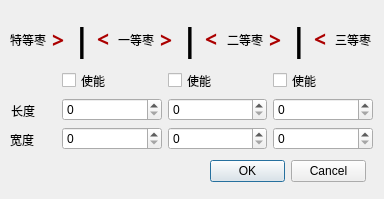
<?xml version="1.0" encoding="UTF-8"?>
<ui version="4.0">
 <class>QClassSetupDlg</class>
 <widget class="QDialog" name="QClassSetupDlg">
  <property name="geometry">
   <rect>
    <x>0</x>
    <y>0</y>
    <width>384</width>
    <height>199</height>
   </rect>
  </property>
  <property name="minimumSize">
   <size>
    <width>384</width>
    <height>0</height>
   </size>
  </property>
  <property name="windowTitle">
   <string>Dialog</string>
  </property>
  <widget class="QDialogButtonBox" name="buttonBox">
   <property name="geometry">
    <rect>
     <x>210</x>
     <y>160</y>
     <width>156</width>
     <height>23</height>
    </rect>
   </property>
   <property name="orientation">
    <enum>Qt::Horizontal</enum>
   </property>
   <property name="standardButtons">
    <set>QDialogButtonBox::Cancel|QDialogButtonBox::Ok</set>
   </property>
  </widget>
  <widget class="QLabel" name="label_5">
   <property name="geometry">
    <rect>
     <x>11</x>
     <y>103</y>
     <width>31</width>
     <height>16</height>
    </rect>
   </property>
   <property name="text">
    <string>长度</string>
   </property>
  </widget>
  <widget class="QLabel" name="label_6">
   <property name="geometry">
    <rect>
     <x>10</x>
     <y>130</y>
     <width>31</width>
     <height>20</height>
    </rect>
   </property>
   <property name="text">
    <string>宽度</string>
   </property>
  </widget>
  <widget class="QLabel" name="label_7">
   <property name="geometry">
    <rect>
     <x>11</x>
     <y>69</y>
     <width>54</width>
     <height>16</height>
    </rect>
   </property>
   <property name="minimumSize">
    <size>
     <width>54</width>
     <height>0</height>
    </size>
   </property>
   <property name="text">
    <string/>
   </property>
  </widget>
  <widget class="QWidget" name="">
   <property name="geometry">
    <rect>
     <x>10</x>
     <y>20</y>
     <width>361</width>
     <height>39</height>
    </rect>
   </property>
   <layout class="QHBoxLayout" name="horizontalLayout">
    <item>
     <widget class="QLabel" name="label">
      <property name="text">
       <string>特等枣</string>
      </property>
     </widget>
    </item>
    <item>
     <widget class="QLabel" name="label_24">
      <property name="maximumSize">
       <size>
        <width>54</width>
        <height>16777215</height>
       </size>
      </property>
      <property name="palette">
       <palette>
        <active>
         <colorrole role="WindowText">
          <brush brushstyle="SolidPattern">
           <color alpha="255">
            <red>171</red>
            <green>0</green>
            <blue>0</blue>
           </color>
          </brush>
         </colorrole>
        </active>
        <inactive>
         <colorrole role="WindowText">
          <brush brushstyle="SolidPattern">
           <color alpha="255">
            <red>171</red>
            <green>0</green>
            <blue>0</blue>
           </color>
          </brush>
         </colorrole>
        </inactive>
        <disabled>
         <colorrole role="WindowText">
          <brush brushstyle="SolidPattern">
           <color alpha="255">
            <red>120</red>
            <green>120</green>
            <blue>120</blue>
           </color>
          </brush>
         </colorrole>
        </disabled>
       </palette>
      </property>
      <property name="font">
       <font>
        <family>AcadEref</family>
        <pointsize>16</pointsize>
        <weight>75</weight>
        <italic>false</italic>
        <bold>true</bold>
       </font>
      </property>
      <property name="text">
       <string>&gt;</string>
      </property>
     </widget>
    </item>
    <item>
     <widget class="QLabel" name="label_28">
      <property name="maximumSize">
       <size>
        <width>54</width>
        <height>16777215</height>
       </size>
      </property>
      <property name="palette">
       <palette>
        <active>
         <colorrole role="WindowText">
          <brush brushstyle="SolidPattern">
           <color alpha="255">
            <red>0</red>
            <green>0</green>
            <blue>0</blue>
           </color>
          </brush>
         </colorrole>
        </active>
        <inactive>
         <colorrole role="WindowText">
          <brush brushstyle="SolidPattern">
           <color alpha="255">
            <red>0</red>
            <green>0</green>
            <blue>0</blue>
           </color>
          </brush>
         </colorrole>
        </inactive>
        <disabled>
         <colorrole role="WindowText">
          <brush brushstyle="SolidPattern">
           <color alpha="255">
            <red>120</red>
            <green>120</green>
            <blue>120</blue>
           </color>
          </brush>
         </colorrole>
        </disabled>
       </palette>
      </property>
      <property name="font">
       <font>
        <family>AcadEref</family>
        <pointsize>24</pointsize>
        <weight>75</weight>
        <italic>false</italic>
        <bold>true</bold>
       </font>
      </property>
      <property name="text">
       <string>|</string>
      </property>
     </widget>
    </item>
    <item>
     <widget class="QLabel" name="label_29">
      <property name="maximumSize">
       <size>
        <width>54</width>
        <height>16777215</height>
       </size>
      </property>
      <property name="palette">
       <palette>
        <active>
         <colorrole role="WindowText">
          <brush brushstyle="SolidPattern">
           <color alpha="255">
            <red>171</red>
            <green>0</green>
            <blue>0</blue>
           </color>
          </brush>
         </colorrole>
        </active>
        <inactive>
         <colorrole role="WindowText">
          <brush brushstyle="SolidPattern">
           <color alpha="255">
            <red>171</red>
            <green>0</green>
            <blue>0</blue>
           </color>
          </brush>
         </colorrole>
        </inactive>
        <disabled>
         <colorrole role="WindowText">
          <brush brushstyle="SolidPattern">
           <color alpha="255">
            <red>120</red>
            <green>120</green>
            <blue>120</blue>
           </color>
          </brush>
         </colorrole>
        </disabled>
       </palette>
      </property>
      <property name="font">
       <font>
        <family>AcadEref</family>
        <pointsize>16</pointsize>
        <weight>75</weight>
        <italic>false</italic>
        <bold>true</bold>
       </font>
      </property>
      <property name="text">
       <string>&lt;</string>
      </property>
     </widget>
    </item>
    <item>
     <widget class="QLabel" name="label_2">
      <property name="text">
       <string>一等枣</string>
      </property>
     </widget>
    </item>
    <item>
     <widget class="QLabel" name="label_25">
      <property name="maximumSize">
       <size>
        <width>54</width>
        <height>16777215</height>
       </size>
      </property>
      <property name="palette">
       <palette>
        <active>
         <colorrole role="WindowText">
          <brush brushstyle="SolidPattern">
           <color alpha="255">
            <red>171</red>
            <green>0</green>
            <blue>0</blue>
           </color>
          </brush>
         </colorrole>
        </active>
        <inactive>
         <colorrole role="WindowText">
          <brush brushstyle="SolidPattern">
           <color alpha="255">
            <red>171</red>
            <green>0</green>
            <blue>0</blue>
           </color>
          </brush>
         </colorrole>
        </inactive>
        <disabled>
         <colorrole role="WindowText">
          <brush brushstyle="SolidPattern">
           <color alpha="255">
            <red>120</red>
            <green>120</green>
            <blue>120</blue>
           </color>
          </brush>
         </colorrole>
        </disabled>
       </palette>
      </property>
      <property name="font">
       <font>
        <family>AcadEref</family>
        <pointsize>16</pointsize>
        <weight>75</weight>
        <italic>false</italic>
        <bold>true</bold>
       </font>
      </property>
      <property name="text">
       <string>&gt;</string>
      </property>
     </widget>
    </item>
    <item>
     <widget class="QLabel" name="label_30">
      <property name="maximumSize">
       <size>
        <width>54</width>
        <height>16777215</height>
       </size>
      </property>
      <property name="palette">
       <palette>
        <active>
         <colorrole role="WindowText">
          <brush brushstyle="SolidPattern">
           <color alpha="255">
            <red>0</red>
            <green>0</green>
            <blue>0</blue>
           </color>
          </brush>
         </colorrole>
        </active>
        <inactive>
         <colorrole role="WindowText">
          <brush brushstyle="SolidPattern">
           <color alpha="255">
            <red>0</red>
            <green>0</green>
            <blue>0</blue>
           </color>
          </brush>
         </colorrole>
        </inactive>
        <disabled>
         <colorrole role="WindowText">
          <brush brushstyle="SolidPattern">
           <color alpha="255">
            <red>120</red>
            <green>120</green>
            <blue>120</blue>
           </color>
          </brush>
         </colorrole>
        </disabled>
       </palette>
      </property>
      <property name="font">
       <font>
        <family>AcadEref</family>
        <pointsize>24</pointsize>
        <weight>75</weight>
        <italic>false</italic>
        <bold>true</bold>
       </font>
      </property>
      <property name="text">
       <string>|</string>
      </property>
     </widget>
    </item>
    <item>
     <widget class="QLabel" name="label_31">
      <property name="maximumSize">
       <size>
        <width>54</width>
        <height>16777215</height>
       </size>
      </property>
      <property name="palette">
       <palette>
        <active>
         <colorrole role="WindowText">
          <brush brushstyle="SolidPattern">
           <color alpha="255">
            <red>171</red>
            <green>0</green>
            <blue>0</blue>
           </color>
          </brush>
         </colorrole>
        </active>
        <inactive>
         <colorrole role="WindowText">
          <brush brushstyle="SolidPattern">
           <color alpha="255">
            <red>171</red>
            <green>0</green>
            <blue>0</blue>
           </color>
          </brush>
         </colorrole>
        </inactive>
        <disabled>
         <colorrole role="WindowText">
          <brush brushstyle="SolidPattern">
           <color alpha="255">
            <red>120</red>
            <green>120</green>
            <blue>120</blue>
           </color>
          </brush>
         </colorrole>
        </disabled>
       </palette>
      </property>
      <property name="font">
       <font>
        <family>AcadEref</family>
        <pointsize>16</pointsize>
        <weight>75</weight>
        <italic>false</italic>
        <bold>true</bold>
       </font>
      </property>
      <property name="text">
       <string>&lt;</string>
      </property>
     </widget>
    </item>
    <item>
     <widget class="QLabel" name="label_3">
      <property name="text">
       <string>二等枣</string>
      </property>
     </widget>
    </item>
    <item>
     <widget class="QLabel" name="label_26">
      <property name="maximumSize">
       <size>
        <width>54</width>
        <height>16777215</height>
       </size>
      </property>
      <property name="palette">
       <palette>
        <active>
         <colorrole role="WindowText">
          <brush brushstyle="SolidPattern">
           <color alpha="255">
            <red>171</red>
            <green>0</green>
            <blue>0</blue>
           </color>
          </brush>
         </colorrole>
        </active>
        <inactive>
         <colorrole role="WindowText">
          <brush brushstyle="SolidPattern">
           <color alpha="255">
            <red>171</red>
            <green>0</green>
            <blue>0</blue>
           </color>
          </brush>
         </colorrole>
        </inactive>
        <disabled>
         <colorrole role="WindowText">
          <brush brushstyle="SolidPattern">
           <color alpha="255">
            <red>120</red>
            <green>120</green>
            <blue>120</blue>
           </color>
          </brush>
         </colorrole>
        </disabled>
       </palette>
      </property>
      <property name="font">
       <font>
        <family>AcadEref</family>
        <pointsize>16</pointsize>
        <weight>75</weight>
        <italic>false</italic>
        <bold>true</bold>
       </font>
      </property>
      <property name="text">
       <string>&gt;</string>
      </property>
     </widget>
    </item>
    <item>
     <widget class="QLabel" name="label_32">
      <property name="maximumSize">
       <size>
        <width>54</width>
        <height>16777215</height>
       </size>
      </property>
      <property name="palette">
       <palette>
        <active>
         <colorrole role="WindowText">
          <brush brushstyle="SolidPattern">
           <color alpha="255">
            <red>0</red>
            <green>0</green>
            <blue>0</blue>
           </color>
          </brush>
         </colorrole>
        </active>
        <inactive>
         <colorrole role="WindowText">
          <brush brushstyle="SolidPattern">
           <color alpha="255">
            <red>0</red>
            <green>0</green>
            <blue>0</blue>
           </color>
          </brush>
         </colorrole>
        </inactive>
        <disabled>
         <colorrole role="WindowText">
          <brush brushstyle="SolidPattern">
           <color alpha="255">
            <red>120</red>
            <green>120</green>
            <blue>120</blue>
           </color>
          </brush>
         </colorrole>
        </disabled>
       </palette>
      </property>
      <property name="font">
       <font>
        <family>AcadEref</family>
        <pointsize>24</pointsize>
        <weight>75</weight>
        <italic>false</italic>
        <bold>true</bold>
       </font>
      </property>
      <property name="text">
       <string>|</string>
      </property>
     </widget>
    </item>
    <item>
     <widget class="QLabel" name="label_33">
      <property name="maximumSize">
       <size>
        <width>54</width>
        <height>16777215</height>
       </size>
      </property>
      <property name="palette">
       <palette>
        <active>
         <colorrole role="WindowText">
          <brush brushstyle="SolidPattern">
           <color alpha="255">
            <red>171</red>
            <green>0</green>
            <blue>0</blue>
           </color>
          </brush>
         </colorrole>
        </active>
        <inactive>
         <colorrole role="WindowText">
          <brush brushstyle="SolidPattern">
           <color alpha="255">
            <red>171</red>
            <green>0</green>
            <blue>0</blue>
           </color>
          </brush>
         </colorrole>
        </inactive>
        <disabled>
         <colorrole role="WindowText">
          <brush brushstyle="SolidPattern">
           <color alpha="255">
            <red>120</red>
            <green>120</green>
            <blue>120</blue>
           </color>
          </brush>
         </colorrole>
        </disabled>
       </palette>
      </property>
      <property name="font">
       <font>
        <family>AcadEref</family>
        <pointsize>16</pointsize>
        <weight>75</weight>
        <italic>false</italic>
        <bold>true</bold>
       </font>
      </property>
      <property name="text">
       <string>&lt;</string>
      </property>
     </widget>
    </item>
    <item>
     <widget class="QLabel" name="label_4">
      <property name="text">
       <string>三等枣</string>
      </property>
     </widget>
    </item>
   </layout>
  </widget>
  <widget class="QWidget" name="">
   <property name="geometry">
    <rect>
     <x>62</x>
     <y>69</y>
     <width>311</width>
     <height>81</height>
    </rect>
   </property>
   <layout class="QGridLayout" name="gridLayout">
    <item row="0" column="0">
     <widget class="QCheckBox" name="class1CB">
      <property name="text">
       <string>使能</string>
      </property>
     </widget>
    </item>
    <item row="0" column="1">
     <widget class="QCheckBox" name="class2CB">
      <property name="text">
       <string>使能</string>
      </property>
     </widget>
    </item>
    <item row="0" column="2">
     <widget class="QCheckBox" name="class3CB">
      <property name="text">
       <string>使能</string>
      </property>
     </widget>
    </item>
    <item row="1" column="0">
     <widget class="QSpinBox" name="class1LengthSB"/>
    </item>
    <item row="1" column="1">
     <widget class="QSpinBox" name="class2LengthSB"/>
    </item>
    <item row="1" column="2">
     <widget class="QSpinBox" name="class3LengthSB"/>
    </item>
    <item row="2" column="0">
     <widget class="QSpinBox" name="class1WidthSB"/>
    </item>
    <item row="2" column="1">
     <widget class="QSpinBox" name="class2WidthSB"/>
    </item>
    <item row="2" column="2">
     <widget class="QSpinBox" name="class3WidthSB"/>
    </item>
   </layout>
  </widget>
  <zorder>buttonBox</zorder>
  <zorder>label</zorder>
  <zorder>label_3</zorder>
  <zorder>label_4</zorder>
  <zorder>label_2</zorder>
  <zorder>label_5</zorder>
  <zorder>label_7</zorder>
  <zorder>label_6</zorder>
  <zorder>label_5</zorder>
  <zorder>layoutWidget</zorder>
  <zorder>layoutWidget_2</zorder>
  <zorder>label</zorder>
  <zorder>label_5</zorder>
  <zorder>label_6</zorder>
  <zorder>class1CB</zorder>
  <zorder>class2CB</zorder>
  <zorder>class3CB</zorder>
  <zorder>class1LengthSB</zorder>
  <zorder>class2LengthSB</zorder>
  <zorder>class3LengthSB</zorder>
  <zorder>class1WidthSB</zorder>
  <zorder>class2WidthSB</zorder>
  <zorder>class3WidthSB</zorder>
  <zorder>label_7</zorder>
  <zorder>label_17</zorder>
  <zorder>layoutWidget_2</zorder>
  <zorder>layoutWidget_3</zorder>
  <zorder>layoutWidget_4</zorder>
  <zorder>layoutWidget</zorder>
  <zorder>layoutWidget_2</zorder>
  <zorder>layoutWidget</zorder>
  <zorder>layoutWidget_2</zorder>
  <zorder>label_7</zorder>
  <zorder>label_7</zorder>
 </widget>
 <resources/>
 <connections>
  <connection>
   <sender>buttonBox</sender>
   <signal>accepted()</signal>
   <receiver>QClassSetupDlg</receiver>
   <slot>accept()</slot>
   <hints>
    <hint type="sourcelabel">
     <x>248</x>
     <y>254</y>
    </hint>
    <hint type="destinationlabel">
     <x>157</x>
     <y>274</y>
    </hint>
   </hints>
  </connection>
  <connection>
   <sender>buttonBox</sender>
   <signal>rejected()</signal>
   <receiver>QClassSetupDlg</receiver>
   <slot>reject()</slot>
   <hints>
    <hint type="sourcelabel">
     <x>316</x>
     <y>260</y>
    </hint>
    <hint type="destinationlabel">
     <x>286</x>
     <y>274</y>
    </hint>
   </hints>
  </connection>
 </connections>
</ui>
